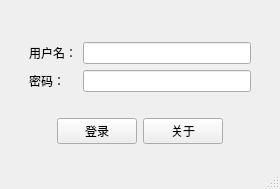
<?xml version="1.0" encoding="UTF-8"?>
<ui version="4.0">
 <class>SnowLoginWindow</class>
 <widget class="QMainWindow" name="SnowLoginWindow">
  <property name="geometry">
   <rect>
    <x>0</x>
    <y>0</y>
    <width>280</width>
    <height>189</height>
   </rect>
  </property>
  <property name="minimumSize">
   <size>
    <width>200</width>
    <height>150</height>
   </size>
  </property>
  <property name="windowTitle">
   <string>SnowLoginWindow</string>
  </property>
  <widget class="QWidget" name="centralwidget">
   <layout class="QVBoxLayout" name="verticalLayout">
    <item>
     <spacer name="verticalSpacer">
      <property name="orientation">
       <enum>Qt::Vertical</enum>
      </property>
      <property name="sizeHint" stdset="0">
       <size>
        <width>20</width>
        <height>40</height>
       </size>
      </property>
     </spacer>
    </item>
    <item>
     <layout class="QGridLayout" name="gridLayout">
      <property name="leftMargin">
       <number>20</number>
      </property>
      <property name="topMargin">
       <number>20</number>
      </property>
      <property name="rightMargin">
       <number>20</number>
      </property>
      <property name="bottomMargin">
       <number>20</number>
      </property>
      <item row="2" column="0">
       <widget class="QLabel" name="passwordLabel">
        <property name="font">
         <font>
          <family>Microsoft YaHei UI</family>
         </font>
        </property>
        <property name="text">
         <string>密码：</string>
        </property>
       </widget>
      </item>
      <item row="1" column="1">
       <widget class="QLineEdit" name="userEdit"/>
      </item>
      <item row="1" column="0">
       <widget class="QLabel" name="userLabel">
        <property name="font">
         <font>
          <family>Microsoft YaHei UI</family>
         </font>
        </property>
        <property name="text">
         <string>用户名：</string>
        </property>
       </widget>
      </item>
      <item row="2" column="1">
       <widget class="QLineEdit" name="passwordEdit">
        <property name="echoMode">
         <enum>QLineEdit::Password</enum>
        </property>
       </widget>
      </item>
     </layout>
    </item>
    <item>
     <layout class="QHBoxLayout" name="horizontalLayout">
      <item>
       <spacer name="horizontalSpacer">
        <property name="orientation">
         <enum>Qt::Horizontal</enum>
        </property>
        <property name="sizeType">
         <enum>QSizePolicy::Expanding</enum>
        </property>
        <property name="sizeHint" stdset="0">
         <size>
          <width>40</width>
          <height>20</height>
         </size>
        </property>
       </spacer>
      </item>
      <item>
       <widget class="QPushButton" name="loginButton">
        <property name="font">
         <font>
          <family>Microsoft YaHei UI</family>
         </font>
        </property>
        <property name="text">
         <string>登录</string>
        </property>
       </widget>
      </item>
      <item>
       <widget class="QPushButton" name="aboutButton">
        <property name="font">
         <font>
          <family>Microsoft YaHei UI</family>
         </font>
        </property>
        <property name="text">
         <string>关于</string>
        </property>
       </widget>
      </item>
      <item>
       <spacer name="horizontalSpacer_2">
        <property name="orientation">
         <enum>Qt::Horizontal</enum>
        </property>
        <property name="sizeHint" stdset="0">
         <size>
          <width>40</width>
          <height>20</height>
         </size>
        </property>
       </spacer>
      </item>
     </layout>
    </item>
    <item>
     <spacer name="verticalSpacer_2">
      <property name="orientation">
       <enum>Qt::Vertical</enum>
      </property>
      <property name="sizeHint" stdset="0">
       <size>
        <width>20</width>
        <height>40</height>
       </size>
      </property>
     </spacer>
    </item>
   </layout>
  </widget>
  <widget class="QMenuBar" name="menubar">
   <property name="geometry">
    <rect>
     <x>0</x>
     <y>0</y>
     <width>280</width>
     <height>21</height>
    </rect>
   </property>
  </widget>
  <widget class="QStatusBar" name="statusbar"/>
 </widget>
 <resources/>
 <connections/>
</ui>
